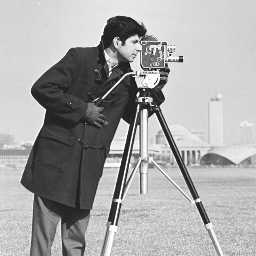
//> input picture Cameraman.jpg, 256 x 256 px
$ ./1_3_inverted_image   (built with g++ and OpenCV 4)
//> lines starting //> are read from the running program, lines starting //| are printed output that depends on the picture
#include <opencv2/opencv.hpp>
#include <iostream>

using namespace cv;
using namespace std;

int main() {
	Mat image = imread("Cameraman.jpg",cv::IMREAD_GRAYSCALE);
//> image is the input picture: 256 rows x 256 cols, CV_8UC1; min 0, max 255, mean 166.9
	int w = image.cols;
//> w = 256
	int h = image.rows;
//> h = 256

	Mat invertImage(h, w, CV_8UC1);
	int max=0;
	for (int y = 0; y < h; y++) {
		for (int x = 0; x < w; x++) {
			int value = image.at<uchar>(y, x);
			if (max < value)
				max = value;
		}
	}
//> this loop made 256 passes
//> max on passes 1 to 3: 230, 230, 230
//> after the loop, max = 255
	for (int y = 0; y < h; y++) {
		for (int x = 0; x < w; x++) {
			int value = image.at<uchar>(y, x);
			invertImage.at<uchar>(y, x) = max - value;
		}
	}
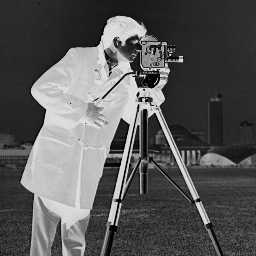
//> invertImage: 256 rows x 256 cols, CV_8UC1; min 0, max 255, mean 88.1
	imshow("invertImage", invertImage);
	waitKey(0);
}

$ run again, with Road-and-house.jpg copied over Cameraman.jpg
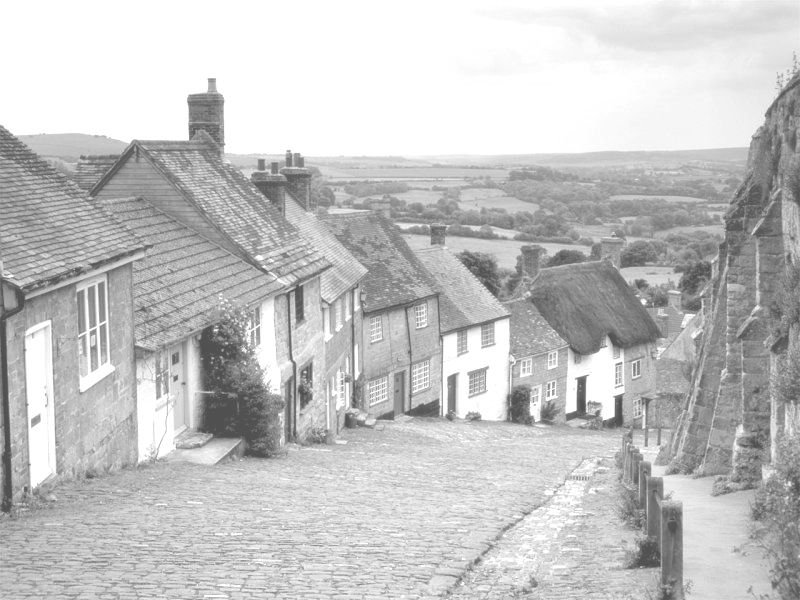
//> input picture Road-and-house.jpg, 800 x 600 px
//> image is the input picture: 600 rows x 800 cols, CV_8UC1; min 66, max 255, mean 195.8
//> after the loop `for (int y = 0; y < h; y++)`: max = 255
//> after the loop `for (int y = 0; y < h; y++)`:
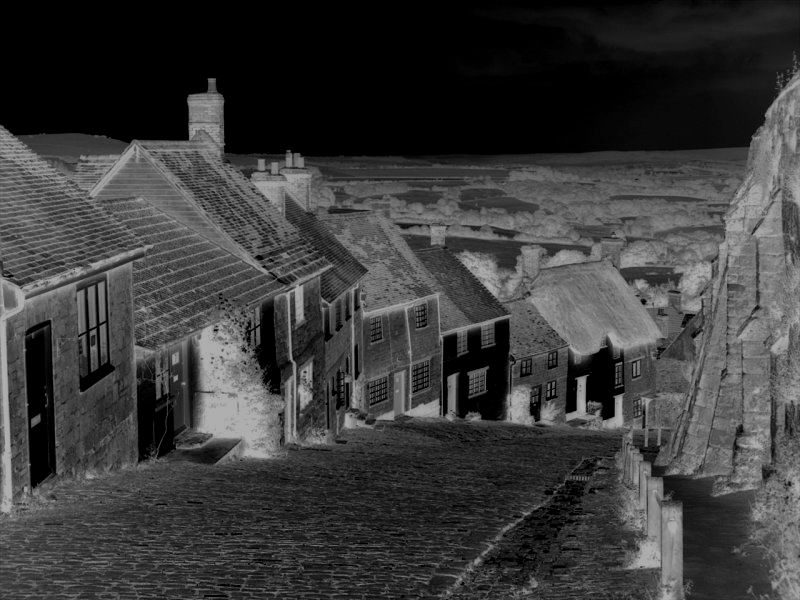
//> invertImage: 600 rows x 800 cols, CV_8UC1; min 0, max 189, mean 59.2
